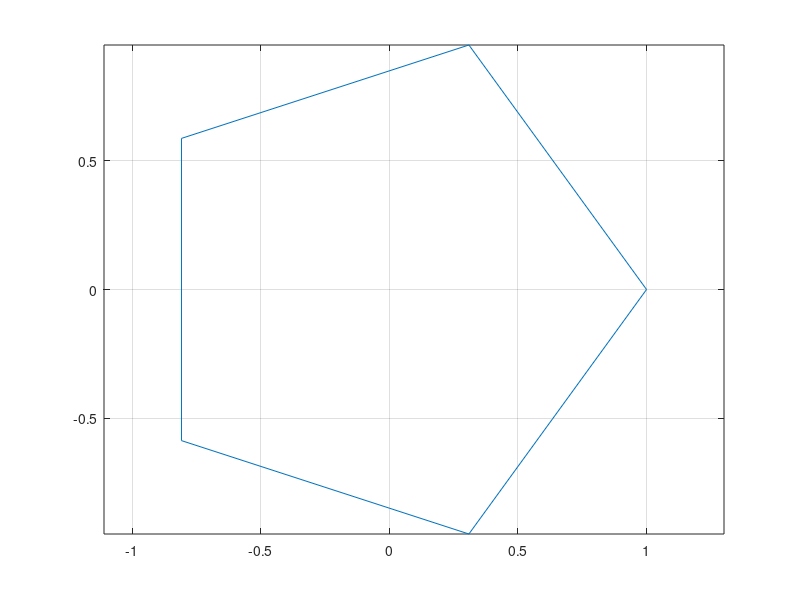

This chart was generated by the following MATLAB code: (Note: this script raises an error after producing the figure.)
clc;
clear;
close all;

n = input('n: ');
x = zeros(n+1, 1);
y = x;
for k = 0:(n-1)
    x(k+1) = cos(2*k*pi/n);
    y(k+1) = sin(2*k*pi/n);
end
x(n+1) = x(1);
y(n+1) = y(1);

plot(x, y);
hold on;
grid on;
axis equal;
fimplicit(@(a,b)(a.^2 + b.^2 - 1));